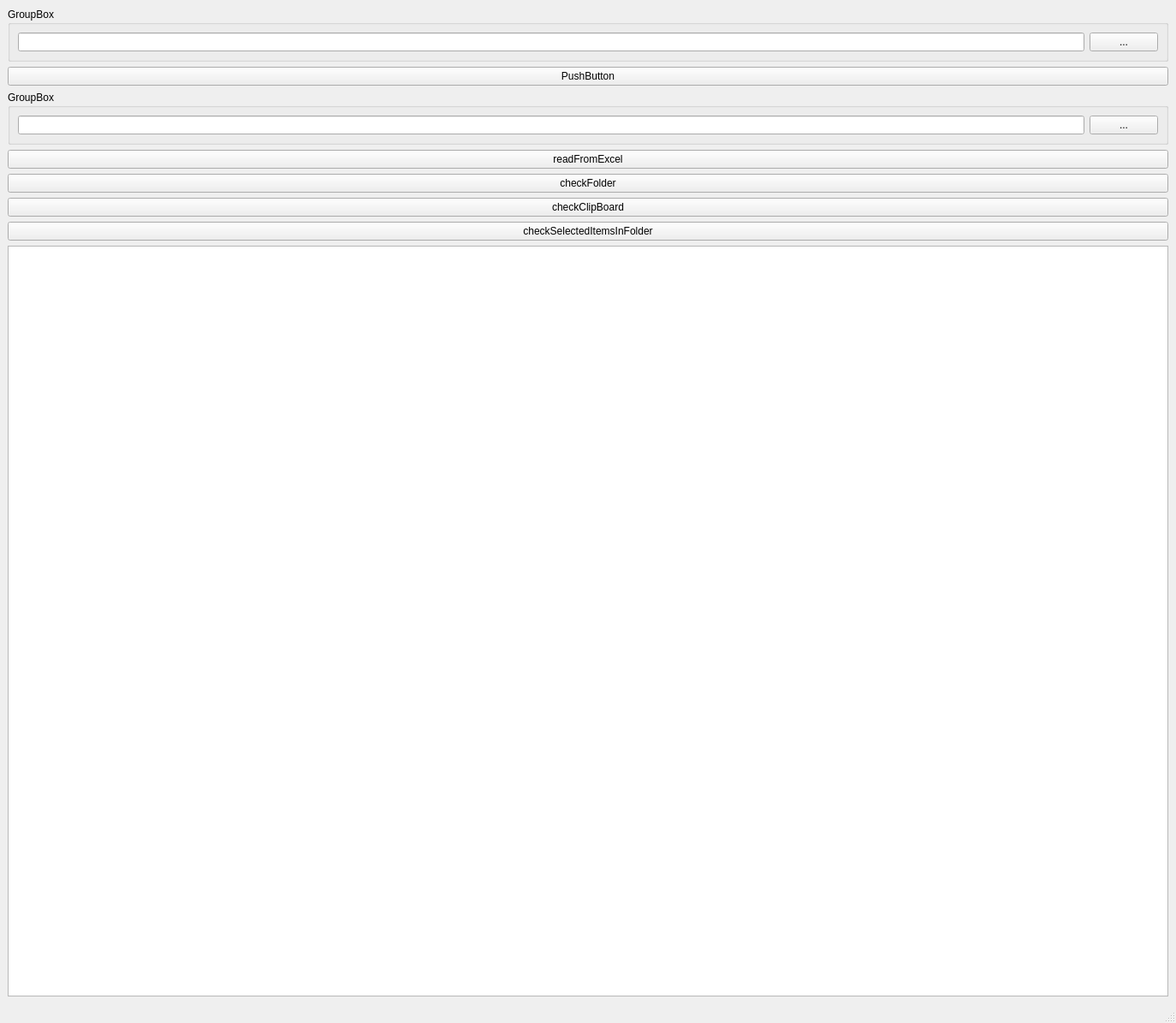
<?xml version="1.0" encoding="UTF-8"?>
<ui version="4.0">
 <class>MainWindow</class>
 <widget class="QMainWindow" name="MainWindow">
  <property name="geometry">
   <rect>
    <x>0</x>
    <y>0</y>
    <width>1374</width>
    <height>1195</height>
   </rect>
  </property>
  <property name="windowTitle">
   <string>MainWindow</string>
  </property>
  <widget class="QWidget" name="centralwidget">
   <layout class="QVBoxLayout" name="verticalLayout">
    <item>
     <widget class="QGroupBox" name="groupBox_2">
      <property name="title">
       <string>GroupBox</string>
      </property>
      <layout class="QHBoxLayout" name="horizontalLayout_2">
       <item>
        <widget class="QLineEdit" name="lineEdit_currentFolder"/>
       </item>
       <item>
        <widget class="QPushButton" name="pushButton_excelFolderDialog">
         <property name="text">
          <string>...</string>
         </property>
        </widget>
       </item>
      </layout>
     </widget>
    </item>
    <item>
     <widget class="QPushButton" name="pushButton_checkFoler">
      <property name="text">
       <string>PushButton</string>
      </property>
     </widget>
    </item>
    <item>
     <widget class="QGroupBox" name="groupBox">
      <property name="title">
       <string>GroupBox</string>
      </property>
      <layout class="QHBoxLayout" name="horizontalLayout">
       <item>
        <widget class="QLineEdit" name="lineEdit_excelPath"/>
       </item>
       <item>
        <widget class="QPushButton" name="pushButton_excelFileDialog">
         <property name="text">
          <string>...</string>
         </property>
        </widget>
       </item>
      </layout>
     </widget>
    </item>
    <item>
     <widget class="QPushButton" name="pushButton_readFromExcel">
      <property name="text">
       <string>readFromExcel</string>
      </property>
     </widget>
    </item>
    <item>
     <widget class="QPushButton" name="pushButton_checkFolder">
      <property name="text">
       <string>checkFolder</string>
      </property>
     </widget>
    </item>
    <item>
     <widget class="QPushButton" name="pushButton_checkClipBoard">
      <property name="text">
       <string>checkClipBoard</string>
      </property>
     </widget>
    </item>
    <item>
     <widget class="QPushButton" name="pushButton_checkSelectedItemsInFolder">
      <property name="text">
       <string>checkSelectedItemsInFolder</string>
      </property>
     </widget>
    </item>
    <item>
     <widget class="QTableWidget" name="tableWidget_FolderContentChecker">
      <attribute name="horizontalHeaderStretchLastSection">
       <bool>true</bool>
      </attribute>
      <attribute name="verticalHeaderStretchLastSection">
       <bool>true</bool>
      </attribute>
     </widget>
    </item>
   </layout>
  </widget>
  <widget class="QMenuBar" name="menubar">
   <property name="geometry">
    <rect>
     <x>0</x>
     <y>0</y>
     <width>1374</width>
     <height>31</height>
    </rect>
   </property>
  </widget>
  <widget class="QStatusBar" name="statusbar"/>
 </widget>
 <resources/>
 <connections/>
</ui>
